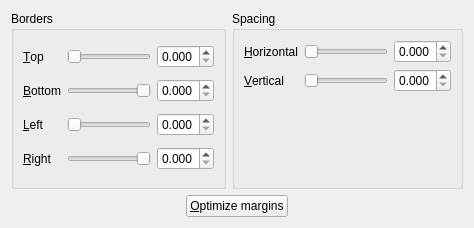
     <widget class="QWidget" name="tab_margins">
      <attribute name="title">
       <string>&amp;Margins</string>
      </attribute>
      <layout class="QVBoxLayout" name="verticalLayout_4">
       <item>
        <layout class="QGridLayout" name="gridLayout_11">
         <item row="0" column="0">
          <widget class="QGroupBox" name="group_borders">
           <property name="sizePolicy">
            <sizepolicy hsizetype="Preferred" vsizetype="Preferred">
             <horstretch>0</horstretch>
             <verstretch>0</verstretch>
            </sizepolicy>
           </property>
           <property name="title">
            <string>Borders</string>
           </property>
           <layout class="QGridLayout" name="gridLayout_9">
            <item row="0" column="0">
             <widget class="QLabel" name="label_top">
              <property name="text">
               <string>&amp;Top</string>
              </property>
              <property name="buddy">
               <cstring>spin_top</cstring>
              </property>
             </widget>
            </item>
            <item row="0" column="1">
             <widget class="QSlider" name="slide_top">
              <property name="maximum">
               <number>100</number>
              </property>
              <property name="orientation">
               <enum>Qt::Horizontal</enum>
              </property>
             </widget>
            </item>
            <item row="0" column="2">
             <widget class="QDoubleSpinBox" name="spin_top">
              <property name="keyboardTracking">
               <bool>false</bool>
              </property>
              <property name="decimals">
               <number>3</number>
              </property>
              <property name="maximum">
               <double>1.000000000000000</double>
              </property>
              <property name="singleStep">
               <double>0.050000000000000</double>
              </property>
             </widget>
            </item>
            <item row="1" column="0">
             <widget class="QLabel" name="label_bottom">
              <property name="text">
               <string>&amp;Bottom</string>
              </property>
              <property name="buddy">
               <cstring>spin_bottom</cstring>
              </property>
             </widget>
            </item>
            <item row="1" column="1">
             <widget class="QSlider" name="slide_bottom">
              <property name="maximum">
               <number>100</number>
              </property>
              <property name="orientation">
               <enum>Qt::Horizontal</enum>
              </property>
              <property name="invertedAppearance">
               <bool>true</bool>
              </property>
             </widget>
            </item>
            <item row="1" column="2">
             <widget class="QDoubleSpinBox" name="spin_bottom">
              <property name="keyboardTracking">
               <bool>false</bool>
              </property>
              <property name="decimals">
               <number>3</number>
              </property>
              <property name="maximum">
               <double>1.000000000000000</double>
              </property>
              <property name="singleStep">
               <double>0.005000000000000</double>
              </property>
             </widget>
            </item>
            <item row="2" column="0">
             <widget class="QLabel" name="label_left">
              <property name="text">
               <string>&amp;Left</string>
              </property>
              <property name="buddy">
               <cstring>spin_left</cstring>
              </property>
             </widget>
            </item>
            <item row="2" column="1">
             <widget class="QSlider" name="slide_left">
              <property name="maximum">
               <number>100</number>
              </property>
              <property name="orientation">
               <enum>Qt::Horizontal</enum>
              </property>
             </widget>
            </item>
            <item row="2" column="2">
             <widget class="QDoubleSpinBox" name="spin_left">
              <property name="keyboardTracking">
               <bool>false</bool>
              </property>
              <property name="decimals">
               <number>3</number>
              </property>
              <property name="maximum">
               <double>1.000000000000000</double>
              </property>
              <property name="singleStep">
               <double>0.005000000000000</double>
              </property>
             </widget>
            </item>
            <item row="3" column="0">
             <widget class="QLabel" name="label_right">
              <property name="text">
               <string>&amp;Right</string>
              </property>
              <property name="buddy">
               <cstring>spin_right</cstring>
              </property>
             </widget>
            </item>
            <item row="3" column="1">
             <widget class="QSlider" name="slide_right">
              <property name="maximum">
               <number>100</number>
              </property>
              <property name="orientation">
               <enum>Qt::Horizontal</enum>
              </property>
              <property name="invertedAppearance">
               <bool>true</bool>
              </property>
             </widget>
            </item>
            <item row="3" column="2">
             <widget class="QDoubleSpinBox" name="spin_right">
              <property name="keyboardTracking">
               <bool>false</bool>
              </property>
              <property name="decimals">
               <number>3</number>
              </property>
              <property name="maximum">
               <double>1.000000000000000</double>
              </property>
              <property name="singleStep">
               <double>0.005000000000000</double>
              </property>
             </widget>
            </item>
           </layout>
          </widget>
         </item>
         <item row="0" column="1">
          <widget class="QGroupBox" name="group_spacing">
           <property name="title">
            <string>Spacing</string>
           </property>
           <layout class="QGridLayout" name="gridLayout_10">
            <item row="0" column="0">
             <widget class="QLabel" name="label_horizontal">
              <property name="text">
               <string>&amp;Horizontal</string>
              </property>
              <property name="buddy">
               <cstring>spin_horizontal</cstring>
              </property>
             </widget>
            </item>
            <item row="0" column="1">
             <widget class="QSlider" name="slide_horizontal">
              <property name="maximum">
               <number>100</number>
              </property>
              <property name="orientation">
               <enum>Qt::Horizontal</enum>
              </property>
             </widget>
            </item>
            <item row="0" column="2">
             <widget class="QDoubleSpinBox" name="spin_horizontal">
              <property name="keyboardTracking">
               <bool>false</bool>
              </property>
              <property name="decimals">
               <number>3</number>
              </property>
              <property name="maximum">
               <double>1.000000000000000</double>
              </property>
              <property name="singleStep">
               <double>0.005000000000000</double>
              </property>
             </widget>
            </item>
            <item row="1" column="0">
             <widget class="QLabel" name="label_vertical">
              <property name="text">
               <string>&amp;Vertical</string>
              </property>
              <property name="buddy">
               <cstring>spin_vertical</cstring>
              </property>
             </widget>
            </item>
            <item row="1" column="1">
             <widget class="QSlider" name="slide_vertical">
              <property name="maximum">
               <number>100</number>
              </property>
              <property name="orientation">
               <enum>Qt::Horizontal</enum>
              </property>
             </widget>
            </item>
            <item row="1" column="2">
             <widget class="QDoubleSpinBox" name="spin_vertical">
              <property name="keyboardTracking">
               <bool>false</bool>
              </property>
              <property name="decimals">
               <number>3</number>
              </property>
              <property name="maximum">
               <double>1.000000000000000</double>
              </property>
              <property name="singleStep">
               <double>0.005000000000000</double>
              </property>
             </widget>
            </item>
            <item row="2" column="0">
             <spacer name="verticalSpacer_2">
              <property name="orientation">
               <enum>Qt::Vertical</enum>
              </property>
              <property name="sizeHint" stdset="0">
               <size>
                <width>20</width>
                <height>85</height>
               </size>
              </property>
             </spacer>
            </item>
           </layout>
          </widget>
         </item>
         <item row="1" column="0" colspan="2">
          <layout class="QHBoxLayout" name="horizontalLayout">
           <item>
            <spacer name="horizontalSpacer_3">
             <property name="orientation">
              <enum>Qt::Horizontal</enum>
             </property>
             <property name="sizeHint" stdset="0">
              <size>
               <width>0</width>
               <height>20</height>
              </size>
             </property>
            </spacer>
           </item>
           <item>
            <widget class="QPushButton" name="button_tight_layout">
             <property name="text">
              <string>&amp;Optimize margins</string>
             </property>
            </widget>
           </item>
           <item>
            <spacer name="horizontalSpacer_2">
             <property name="orientation">
              <enum>Qt::Horizontal</enum>
             </property>
             <property name="sizeHint" stdset="0">
              <size>
               <width>0</width>
               <height>20</height>
              </size>
             </property>
            </spacer>
           </item>
          </layout>
         </item>
        </layout>
       </item>
      </layout>
     </widget>
